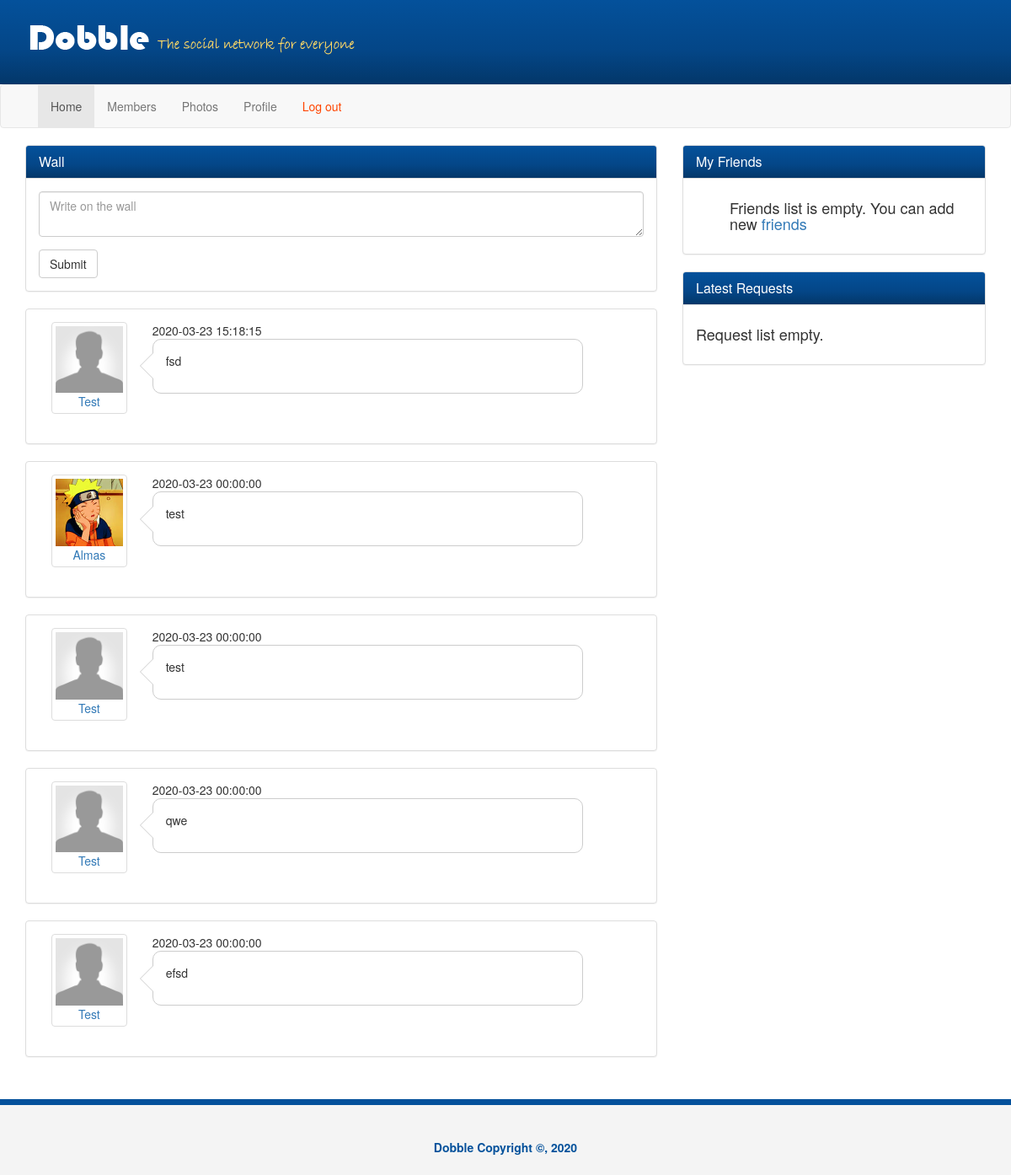
Page /main/index.php (signed in) on the committed database.
### tables this page shows
CREATE TABLE `wall` (
  `id` int(11) NOT NULL,
  `text` text NOT NULL,
  `user` int(11) NOT NULL,
  `date` datetime NOT NULL
);

CREATE TABLE `users` (
  `id` int(11) NOT NULL,
  `first_name` varchar(255) NOT NULL,
  `last_name` varchar(255) NOT NULL,
  `password` varchar(255) NOT NULL,
  `gender` varchar(255) NOT NULL,
  `phone_number` varchar(255) NOT NULL,
  `date_birth` date NOT NULL,
  `date_registration` date NOT NULL,
  `hash` varchar(255) DEFAULT NULL,
  `image_path` varchar(255) DEFAULT '../asserts/images/users/user.png',
  `city` varchar(255) NOT NULL
);

### main/index.php (the view, shortened to what this page needs)
<?php
$link = mysqli_connect("localhost", "root", "", "middb");
$friends = [];
$profile=1;
$requests_users=[];
$wall=[];
$users=[];
$query=mysqli_query($link,"select * from wall order by date desc ");
while ($row = mysqli_fetch_assoc($query)) {
    array_push($wall, $row);
    $creator=mysqli_query($link,"select * from users where id='".$row['user']."' ");
    array_push($users,mysqli_fetch_assoc($creator));
}
?>
<!DOCTYPE html>
<html lang="en">
<head>
    <link href="../css/bootstrap.css" rel="stylesheet">
    <link href="../css/style.css" rel="stylesheet">
    <link href="../css/font-awesome.css" rel="stylesheet">
</head>
<body>
<header>
    <div class="container">
        <img src="../img/logo.png" class="logo" alt="">
    </div>
</header>
<nav class="navbar navbar-default">
    <div class="container">
        <div id="navbar" class="collapse navbar-collapse">
            <ul class="nav navbar-nav">
                <li class="active"><a href="index.php">Home</a></li>
                <li><a href="../members/members.php">Members</a></li>
                <li><a href="../photos/photos.html">Photos</a></li>
                <li><a href="../profile/profile.php">Profile</a></li>
                <li><a style="color:orangered;" href="../login/logout.php">Log out</a></li>
            </ul>
        </div>
    </div>
</nav>
<section>
    <div class="container">
        <div class="row">
            <div class="col-md-8">
                <div class="panel panel-default">
                    <div class="panel-heading">
                        <h3 class="panel-title">Wall</h3>
                    </div>
                    <div class="panel-body">
                        <?php
                        if (isset($profile)) {
                            echo "<form onsubmit=\"\">
                                        <div class=\"form-group\">
                                            <textarea class=\"form-control\" id=\"text_wall\" placeholder=\"Write on the wall\"></textarea>
                                        </div>
                                        <button type=\"submit\"  onclick=\"addPost()\" class=\"btn btn-default\">Submit</button>
                                        <div class=\"pull-right\">
                                        </div>
                                    </form>";
                        }
                        ?>
                    </div>
                </div>
                    <?php
                    if (sizeof($wall) > 0) {
                        foreach ($wall as $post) {
                            foreach ($users as $user){
                                if ($user['id']==$post['user']){
                                    $post_user=$user;
                                }
                            }
                            if($_COOKIE['id']==$post['user']){
                                $delete="<button onclick='deletePost(".$post['id'].")' class='btn btn-link btn-danger'>Delete</button>";
                            }
                            else{
                                $delete='';
                            }
                            echo "<div class=\"panel panel-default post\">";
                            echo "<div class=\"panel-body\">";
                            echo "<div class=\"col-sm-2\">
                                        <a href='../profile/profile.php?id=" . $post_user['id'] . "' class=\"post-avatar thumbnail\"><img
                                            src= " . $post_user['image_path']  . " alt=\"\"><div class=\"text-center\">" . $post_user['first_name'] . "</div></a></div>";
                        echo "<div class=\"col-sm-10\">";
                            echo "<div class=\"likes text-end\">" . $post['date'] . "</div>";
                            echo "<div class=\"bubble \" style='width: 90%'>";
                            echo "<div class=\"pointer\">";
                            echo "<p>" . $post['text'] . "</p>";
                            echo "</div>";
                            echo "</div>";
                            echo "</div>".$delete;
                            echo "</div>
                    </div>";
                        }
                    }
                    ?>
            </div>
            <div class="col-md-4">
                <div class="panel panel-default friends">
                    <div class="panel-heading">
                        <h3 class="panel-title">My Friends</h3>
                    </div>
                    <div class="panel-body">
                        <ul>
                            <?php
                            if (isset($profile)) {
                                if (sizeof($friends) == 0) {
                                    echo "<h4>Friends list is empty. You can add new <a  href='../members/members.php'>friends</a></h4>";
                                }
                            } else {
                                if (sizeof($friends) == 0) {
                                    echo "<h4>Friends list is empty.</h4>";
                                }
                            }
                            ?>
                        </ul>
                    </div>
                </div>
                <?php
                if (isset($profile)) {
                    echo "<div class=\"panel panel-default groups\">
                    <div class=\"panel-heading\">
                        <h3 class=\"panel-title\">Latest Requests</h3>
                    </div>
                    <div class=\"panel-body\">";
                    if (sizeof($requests_users) > 0) {
                        foreach ($requests_users as $user) {
                            echo "<div class=\"group-item\">
                            <img src='" . $user['image_path'] . "' alt=\"\">
                            <h4><a href='profile.php?id=" . $user['id'] . "' class=\"\">" . $user['first_name'] . " " . $user['last_name'] . "</a></h4>
                            <form ><button onclick=\"addFriend(" . $user['id'] . ")\" class='btn btn-success btn-sm'>Accept</button>
                            <button onclick=\"declineFriend(" . $user['id'] . ")\" class='btn btn-danger btn-sm'>Decline</button></form>
                        </div>
                        <div class=\"clearfix\"></div>";
                        }
                    } else {
                        echo "<h4>Request list empty.</h4>";
                    }
                    echo "</div></div>";
                }
                ?>
            </div>
        </div>
    </div>
</section>
<footer>
    <div class="container">
        <p>Dobble Copyright &copy, 2020</p>
    </div>
</footer>
</body>
</html>

### css/style.css (style rules this page uses)
header { background-image: linear-gradient(#04519b, #044687 60%, #033769); color:#fff; min-height: 100px; padding-top: 25px; }
header .logo { float:left; }
.panel-heading { background-image: linear-gradient(#04519b, #044687 60%, #033769); color: #fff !important; }
.bubble { position: relative; width: 580px; min-height: 65px; padding: 15px; background: #fff; border-radius: 10px; border: 1px solid #ccc; }
.bubble:after { content:''; position: absolute; border-style: solid; border-width: 15px 15px 15px 0; border-color: transparent #fff; display: block; width: 0; z-index: 1; margin-top: -15px; left:-15px; top: 50%; }
.bubble:before { content:''; position: absolute; border-style: solid; border-width: 15px 15px 15px 0; border-color: transparent #ccc; display: block; width: 0; z-index: 0; margin-top: -15px; left:-16px; top: 50%; }
footer { background: #f4f4f4; height: 90px; color: #04519b; font-weight: bold; text-align: center; padding-top: 40px; margin-top: 30px; border-top: 7px solid #04519b; }

### rows in the picture
wall: date "2020-03-23 15:18:15", text "fsd"
users: first_name "Test"
wall: users.image_path (picture), date "2020-03-23 00:00:00", text "test"
users: first_name "Almas"
wall: date "2020-03-23 00:00:00", text "test"
wall: date "2020-03-23 00:00:00", text "qwe"
wall: date "2020-03-23 00:00:00", text "efsd"
